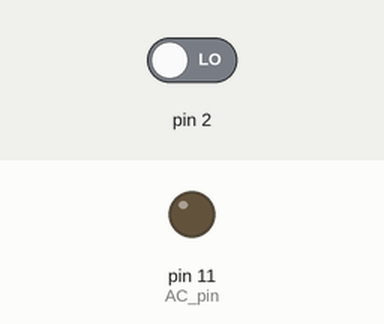
This sketch was run on a simulated Arduino Uno, built with avr-gcc and run on an emulated ATmega328P. Parts: output pins drawn as LEDs (lit = HIGH). The test bench sets the inputs (shaded band); at power-on: pin 2 LOW.

Above: at 1.2 s.
1.3 s: pin 2 driven HIGH
At 2.3 s:
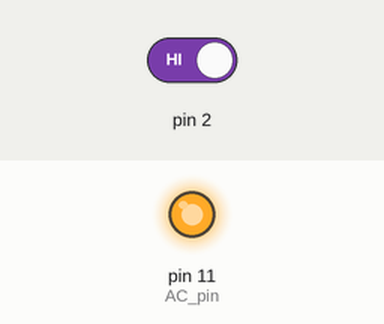
Timing chart, 0 to 4.3 s (numbered marks = the images above; inputs shaded):
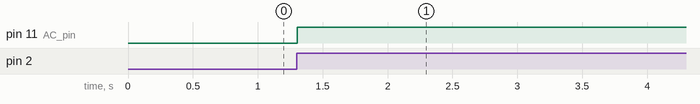

Measured:
- after the input at 1.3 s, pin 11 (AC_pin): LOW → HIGH at once

The sketch:

acdimmer_sleeping.ino
```cpp
/*
AC Light Control

 Updated by Robert Twomey <rtwomey@u.washington.edu>

 Changed zero-crossing detection to look for RISING edge rather
 than falling.  (originally it was only chopping the negative half
 of the AC wave form).

 Also changed the dim_check() to turn on the Triac, leaving it on
 until the zero_cross_detect() turn's it off.

 Adapted from sketch by Ryan McLaughlin <ryanjmclaughlin@gmail.com>
 http://www.arduino.cc/cgi-bin/yabb2/YaBB.pl?num=1230333861/30

 */

#include <TimerOne.h>           // Avaiable from http://www.arduino.cc/playground/Code/Timer1

volatile int i=0;               // Variable to use as a counter
volatile boolean zero_cross=0;  // Boolean to store a "switch" to tell us if we have crossed zero
int AC_pin = 11;                // Output to Opto Triac
int dim = 0;                    // Dimming level (0-128)  0 = on, 128 = 0ff
int inc=1;                      // counting up or down, 1=up, -1=down

int freqStep = 65;    // This is the delay-per-brightness step in microseconds.
// It is calculated based on the frequency of your voltage supply (50Hz or 60Hz)
// and the number of brightness steps you want.
//
// The only tricky part is that the chopper circuit chops the AC wave twice per
// cycle, once on the positive half and once at the negative half. This meeans
// the chopping happens at 120Hz for a 60Hz supply or 100Hz for a 50Hz supply.

// To calculate freqStep you divide the length of one full half-wave of the power
// cycle (in microseconds) by the number of brightness steps.
//
// (1000000 uS / 120 Hz) / 128 brightness steps = 65 uS / brightness step
//
// 1000000 us / 120 Hz = 8333 uS, length of one half-wave.

void setup() {                                      // Begin setup

  Serial.begin(9600);

  pinMode(AC_pin, OUTPUT);                          // Set the Triac pin as output
  attachInterrupt(0, zero_cross_detect, RISING);   // Attach an Interupt to Pin 2 (interupt 0) for Zero Cross Detection
  Timer1.initialize(freqStep);                      // Initialize TimerOne library for the freq we need
  Timer1.attachInterrupt(dim_check, freqStep);

  // Use the TimerOne Library to attach an interrupt
  // to the function we use to check to see if it is
  // the right time to fire the triac.  This function
  // will now run every freqStep in microseconds.
}

void zero_cross_detect() {
  zero_cross = true;               // set the boolean to true to tell our dimming function that a zero cross has occured
  i=0;
  digitalWrite(AC_pin, LOW);       // turn off TRIAC (and AC)
}

// Turn on the TRIAC at the appropriate time
void dim_check() {
  if(zero_cross == true) {
    if(i>=dim) {
      digitalWrite(AC_pin, HIGH); // turn on light
      i=0;  // reset time step counter
      zero_cross = false; //reset zero cross detection
    }
    else {
      i++; // increment time step counter
    }
  }
}

void loop() {
  dim+=inc;
  if((dim>=128) || (dim<=0))
    inc*=-1;
  delay(18);
}
```
